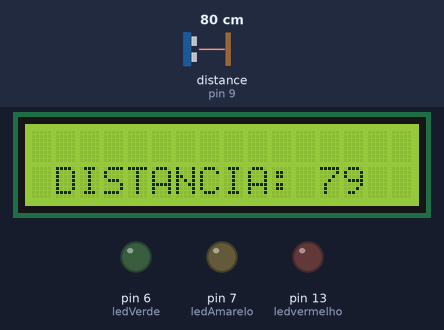
Recording of a sketch running on a simulated Arduino Uno, built with avr-gcc and run on an emulated ATmega328P. Parts: 16×2 character LCD, output pins drawn as LEDs (lit = HIGH). Wiring (inferred from the names in the program): ultrasonic range finder: trigger pin 10; echo pin 9. The test bench sets the inputs (shaded band); at power-on: distance to the obstacle (sensor on pin 9) 80 cm. The echo pulse lasts 58.3 µs per cm; pins used as bus, display or sensor lines are not drawn.

Above: at 1.3 s.
1.4 s: distance to the obstacle (sensor on pin 9) set to 2 cm
At 4.6 s:
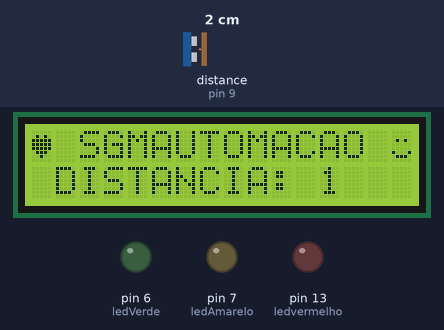
7.4 s: distance to the obstacle (sensor on pin 9) set to 4 cm
At 9.9 s:
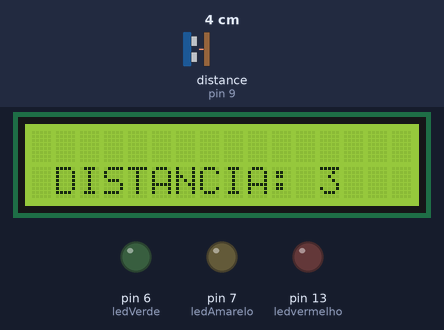
11.6 s: distance to the obstacle (sensor on pin 9) set to 9 cm
At 13.9 s:
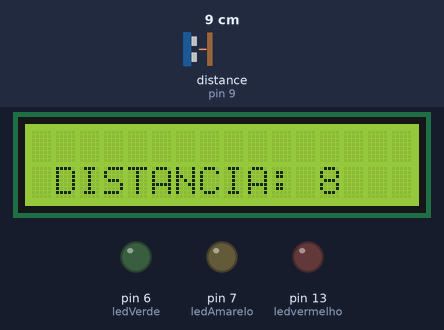
Timing chart, 0 to 15.4 s (numbered marks = the images above; inputs shaded):
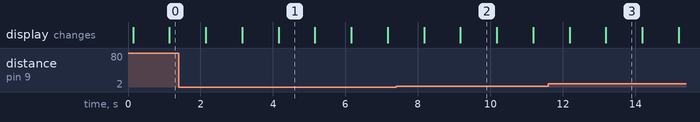

The sketch:

arduino_display.ino
```cpp
/*
Projeto Arduino - sgmautomacao
*/

// include the library code:
#include <LiquidCrystal.h>

// initialize the library by associating any needed LCD interface pin
// with the arduino pin number it is connected to
const int rs = 12, en = 11, d4 = 5, d5 = 4, d6 = 3, d7 = 2;
LiquidCrystal lcd(rs, en, d4, d5, d6, d7);

int const trigPin = 10;
int const echoPin = 9;
int ledVerde = 6;
int ledAmarelo= 7;
int ledvermelho = 13;

// make some custom characters:
byte heart[8] = {
  0b00000,
  0b01010,
  0b11111,
  0b11111,
  0b11111,
  0b01110,
  0b00100,
  0b00000
};

byte smiley[8] = {
  0b00000,
  0b00000,
  0b01010,
  0b00000,
  0b00000,
  0b10001,
  0b01110,
  0b00000
};

byte frownie[8] = {
  0b00000,
  0b00000,
  0b01010,
  0b00000,
  0b00000,
  0b00000,
  0b01110,
  0b10001
};

byte armsDown[8] = {
  0b00100,
  0b01010,
  0b00100,
  0b00100,
  0b01110,
  0b10101,
  0b00100,
  0b01010
};

byte armsUp[8] = {
  0b00100,
  0b01010,
  0b00100,
  0b10101,
  0b01110,
  0b00100,
  0b00100,
  0b01010
};

void setup() {
  pinMode(trigPin, OUTPUT);
  pinMode(echoPin, INPUT);
  pinMode(ledVerde, OUTPUT);
  pinMode(ledAmarelo, OUTPUT);
  pinMode(ledvermelho, OUTPUT);
  lcd.begin(16, 2);
  Serial.begin(9600);

  // initialize LCD and set up the number of columns and rows:
  lcd.begin(16, 2);

  // create a new character
  lcd.createChar(0, heart);
  // create a new character
  lcd.createChar(1, smiley);
  // create a new character
  lcd.createChar(2, frownie);
  // create a new character
  lcd.createChar(3, armsDown);
  // create a new character
  lcd.createChar(4, armsUp);

}

void loop() {
int duration, distance;
digitalWrite(trigPin, HIGH);
delay(1);
digitalWrite(trigPin, LOW);
duration = pulseIn(echoPin, HIGH);
distance = (duration / 2) / 29.1;

    // Print a message to the LCD.
  lcd.print(" ");
  lcd.setCursor(0, 0);
  lcd.write(byte(0)); // when calling lcd.write() '0' must be cast as a byte
  lcd.print(" SGMAUTOMACAO ");
  lcd.write((byte)1);
  delay(1000);

  lcd.clear();
  lcd.noAutoscroll();
  lcd.setCursor(1, 2);
  lcd.print("DISTANCIA: ");
  lcd.print(distance);
delay (1000);


  }
```

Measured:
- after the input at 1.4 s, the display: first differs from a run without the input after 1.8 s (image 1 shows a later state)
- after the input at 7.4 s, the display: first differs from a run without the input after 1.8 s (image 2)
- after the input at 11.6 s, the display: first differs from a run without the input after 1.6 s (image 3)
- what the display in image 1 shows lasts 1.0 s, from 4.2 s to 5.2 s
